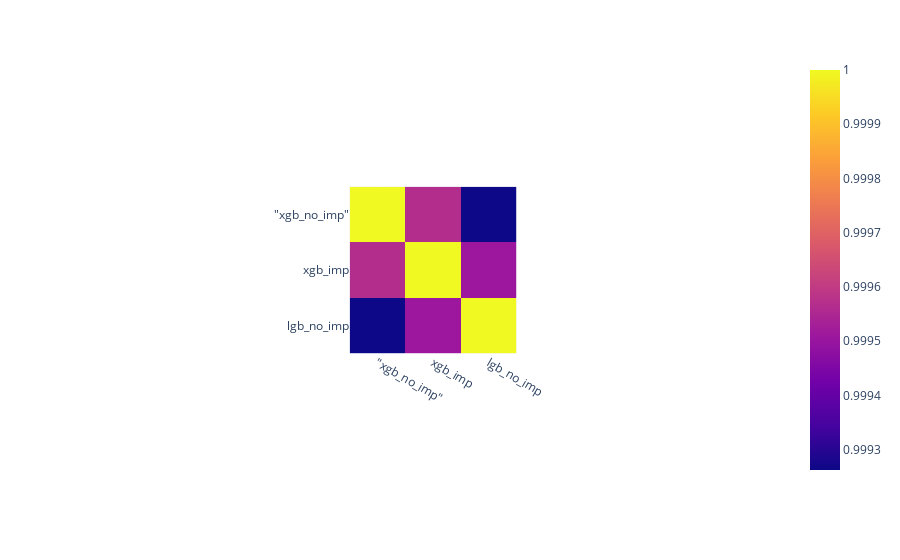

Notebook code cell kept with this figure:
### Code cell
data = np.corrcoef([sub_6.claim, sub_2.claim, sub_5.claim,])
fig=px.imshow(data, x=group_labels, y=group_labels)

fig.show()

### Figure 1 — Plotly figure (JSON) as saved in the notebook; plotly's stock layout.template omitted (floating-point values rounded to 4 significant figures)
{"data": [{"coloraxis": "coloraxis", "hovertemplate": "x: %{x}<br>y: %{y}<br>color: %{z}<extra></extra>", "name": "0", "type": "heatmap", "x": ["\"xgb_no_imp\"", "xgb_imp", "lgb_no_imp"], "xaxis": "x", "y": ["\"xgb_no_imp\"", "xgb_imp", "lgb_no_imp"], "yaxis": "y", "z": [[1, 0.9996, 0.9993], [0.9996, 1, 0.9995], [0.9993, 0.9995, 1]]}], "layout": {"autosize": true, "coloraxis": {"colorscale": [[0, "#0d0887"], [0.1111, "#46039f"], [0.2222, "#7201a8"], [0.3333, "#9c179e"], [0.4444, "#bd3786"], [0.5556, "#d8576b"], [0.6667, "#ed7953"], [0.7778, "#fb9f3a"], [0.8889, "#fdca26"], [1, "#f0f921"]]}, "margin": {"t": 60}, "xaxis": {"anchor": "y", "autorange": true, "constrain": "domain", "domain": [0.382, 0.618], "range": [-0.5, 2.5], "scaleanchor": "y", "type": "category"}, "yaxis": {"anchor": "x", "autorange": true, "constrain": "domain", "domain": [0, 1], "range": [2.5, -0.5], "type": "category"}}}
